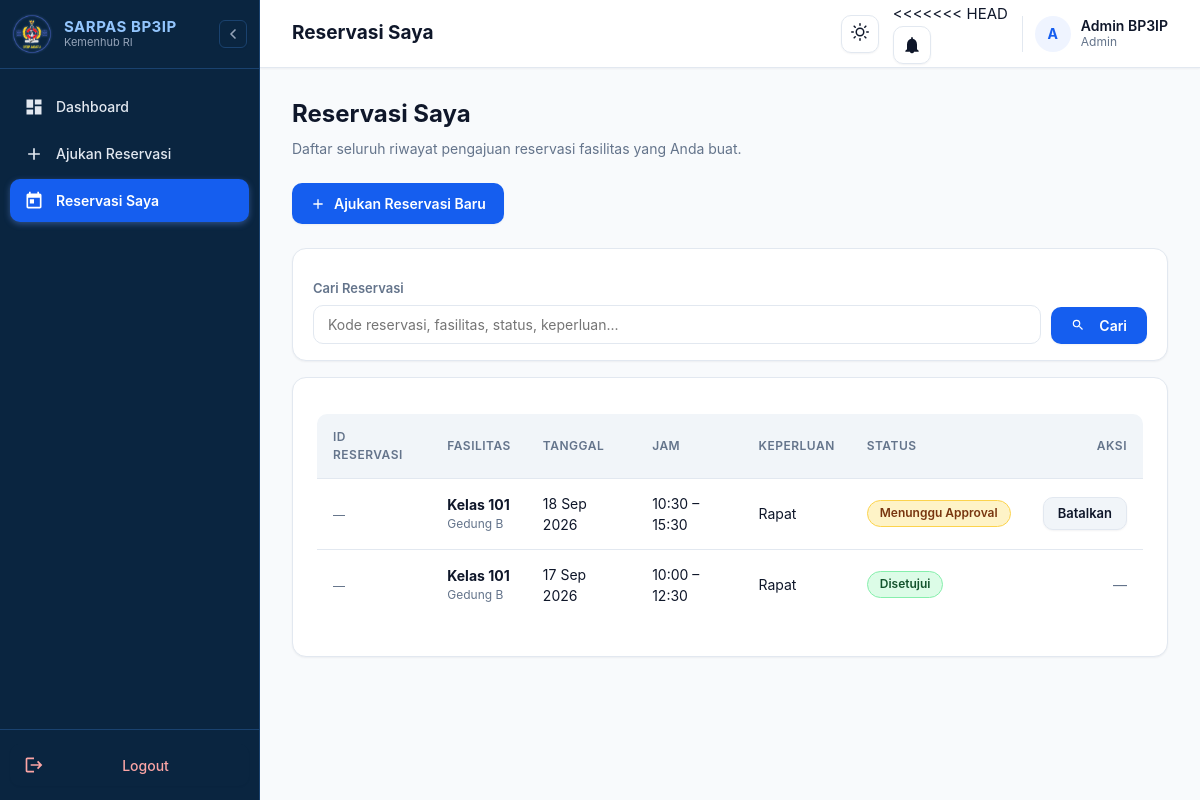
Before: /reservasi/ (signed in) with the older database file.
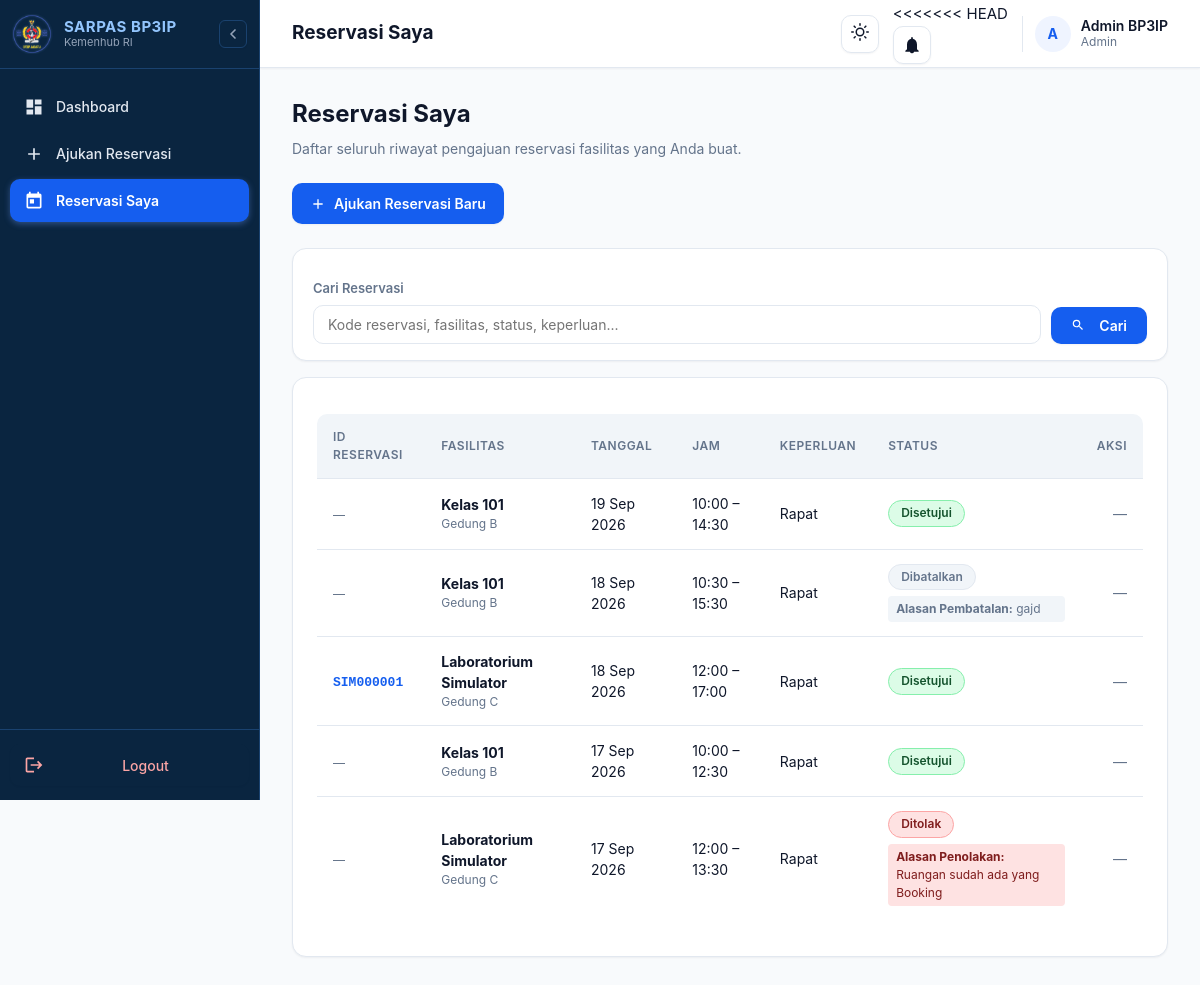
After: the same page with the newer database file.
### core/models.py (models this page shows, shortened)
class Reservasi(models.Model):
    class Status(models.TextChoices):
        DRAFT = "DRAFT", "Draft"
        PENDING = "PENDING", "Menunggu Approval"
        APPROVED = "APPROVED", "Disetujui"
        REJECTED = "REJECTED", "Ditolak"
        NEEDS_REVISION = "NEEDS_REVISION", "Perlu Diperbaiki"
        CANCELLED = "CANCELLED", "Dibatalkan"
    pemohon = models.ForeignKey(User, on_delete=models.PROTECT, related_name="reservasi")
    fasilitas = models.ForeignKey(Fasilitas, on_delete=models.PROTECT, related_name="reservasi")
    tanggal = models.DateField()
    jam_mulai = models.TimeField()
    jam_selesai = models.TimeField()
    keperluan = models.CharField(max_length=255)
    keterangan = models.TextField(blank=True)
    status = models.CharField(max_length=20, choices=Status.choices, default=Status.DRAFT)
    alasan_penolakan = models.TextField(blank=True)
    alasan_pembatalan = models.TextField(blank=True)
    kode_reservasi = models.CharField(max_length=20, unique=True, blank=True, null=True)
    created_at = models.DateTimeField(auto_now_add=True)
    updated_at = models.DateTimeField(auto_now=True)
    class Meta:
        ordering = ["-tanggal", "jam_mulai"]
        constraints = [
            models.CheckConstraint(
                condition=models.Q(jam_selesai__gt=models.F("jam_mulai")),
                name="reservasi_jam_selesai_setelah_mulai",
            ),
        ]

class Fasilitas(models.Model):
    class Kategori(models.TextChoices):
        RUANGAN = "RUANGAN", "Ruangan"
        KELAS = "KELAS", "Kelas"
        LABORATORIUM = "LABORATORIUM", "Laboratorium"
        LABORATORIUM_SIMULATOR = "LABORATORIUM_SIMULATOR", "Laboratorium Simulator"
        LAINNYA = "LAINNYA", "Lainnya"
    class Status(models.TextChoices):
        AKTIF = "AKTIF", "Aktif"
        NONAKTIF = "NONAKTIF", "Nonaktif"
    nama_fasilitas = models.CharField(max_length=150)
    kategori = models.CharField(max_length=30, choices=Kategori.choices)
    lokasi = models.CharField(max_length=150)
    kapasitas = models.PositiveIntegerField()
    deskripsi = models.TextField(blank=True)
    status = models.CharField(max_length=10, choices=Status.choices, default=Status.AKTIF)
    keterangan_tambahan = models.TextField(blank=True)
    class Meta:
        verbose_name_plural = "Fasilitas"
        ordering = ["nama_fasilitas"]

### core/views.py (the view, shortened to what this page needs)
# urls.py: path("reservasi/", views.reservasi_list, name="reservasi_list"),
@role_required(User.Role.ADMIN, User.Role.SUPER_ADMIN)
def reservasi_list(request):
    qs = Reservasi.objects.filter(pemohon=request.user).select_related("fasilitas")
    q = request.GET.get("q", "").strip()
    paginator = Paginator(qs, ITEMS_PER_PAGE)
    page_number = request.GET.get("page")
    page_obj = paginator.get_page(page_number)
    return render(request, "reservations/list_enhanced.html", {
        "reservasi_list": page_obj,
        "page_obj": page_obj,
        "cancel_form": CancelReservasiForm(),
        "q": q,
    })

### core/forms.py (shortened to what this page needs)
class CancelReservasiForm(forms.Form):
    alasan_pembatalan = forms.CharField(
        label="Alasan pembatalan",
        widget=forms.Textarea(attrs={"rows": 3, "placeholder": "Tuliskan alasan pembatalan reservasi"}),
        error_messages={"required": "Alasan pembatalan wajib diisi."},
    )

### core/context_processors.py (called while the page is built)
def notification_badge(request):
    if request.user.is_authenticated:
        return {"unread_notification_count": request.user.notifikasi.filter(status_baca=False).count()}
    return {"unread_notification_count": 0}

### templates/reservations/list_enhanced.html (shortened to what the changed rows need)
{% extends 'base.html' %}
{% block page_title %}Reservasi Saya{% endblock %}
{% block content %}
<div class="page-heading">
  <h1>Reservasi Saya</h1>
</div>
<div class="card">
  <div class="table-wrap">
    <table>
      <thead>
        <tr>
          <th>ID Reservasi</th>
          <th>Fasilitas</th>
          <th>Tanggal</th>
          <th>Jam</th>
          <th>Keperluan</th>
          <th>Status</th>
          <th style="text-align: right;">Aksi</th>
        </tr>
      </thead>
      <tbody>
        {% for item in reservasi_list %}
        <tr>
          <td>
            {% if item.kode_reservasi %}
            <span style="font-family: monospace; font-weight: 600; font-size: 13px; color: var(--primary);">{{ item.kode_reservasi }}</span>
            {% else %}
            <span style="color: var(--text-muted); font-size: 12px;">&mdash;</span>
            {% endif %}
          </td>
          <td>
            <strong>{{ item.fasilitas.nama_fasilitas }}</strong>
            <div style="font-size: 12px; color: var(--text-muted);">{{ item.fasilitas.lokasi }}</div>
          </td>
          <td>{{ item.tanggal|date:'d M Y' }}</td>
          <td>{{ item.jam_mulai|time:'H:i' }} &ndash; {{ item.jam_selesai|time:'H:i' }}</td>
          <td>{{ item.keperluan }}</td>
          <td>
            {% if item.status == 'PENDING' %}
            <span class="badge badge-pending">{{ item.get_status_display }}</span>
            {% elif item.status == 'APPROVED' %}
            <span class="badge badge-approved">{{ item.get_status_display }}</span>
            {% elif item.status == 'REJECTED' %}
            <span class="badge badge-rejected">{{ item.get_status_display }}</span>
            {% elif item.status == 'NEEDS_REVISION' %}
            <span class="badge badge-revision">{{ item.get_status_display }}</span>
            {% elif item.status == 'CANCELLED' %}
            <span class="badge badge-cancelled">{{ item.get_status_display }}</span>
            {% else %}
            <span class="badge badge-draft">{{ item.get_status_display }}</span>
            {% endif %}
            {% if item.alasan_penolakan %}
            <div style="margin-top: 6px; font-size: 12px; color: var(--danger-text); background: var(--danger-bg); padding: 4px 8px; border-radius: 4px;">
              <strong>Alasan Penolakan:</strong> {{ item.alasan_penolakan }}
            </div>
            {% endif %}
            {% if item.alasan_pembatalan %}
            <div style="margin-top: 6px; font-size: 12px; color: var(--text-muted); background: var(--surface-hover); padding: 4px 8px; border-radius: 4px;">
              <strong>Alasan Pembatalan:</strong> {{ item.alasan_pembatalan }}
            </div>
            {% endif %}
          </td>
          <td style="text-align: right; white-space: nowrap;">
            {% if item.status == 'DRAFT' or item.status == 'NEEDS_REVISION' %}
            <a class="button" style="padding: 6px 14px; font-size: 13px;" href="{% url 'reservasi_update' item.pk %}">Perbaiki</a>
            {% elif item.status == 'PENDING' %}
            <details style="display: inline-block; text-align: left;">
              <summary class="button secondary" style="padding: 6px 14px; font-size: 13px; cursor: pointer;">Batalkan</summary>
            </details>
            {% else %}
            <span style="color: var(--text-muted);">&mdash;</span>
            {% endif %}
          </td>
        </tr>
        {% endfor %}
      </tbody>
    </table>
  </div>
</div>
{% endblock %}

Changed rows visible on the page:
added Reservasi: fasilitas.nama_fasilitas "Kelas 101", fasilitas.lokasi "Gedung B", tanggal "19 Sep 2026", jam_mulai "10:00", jam_selesai "14:30", keperluan "Rapat", status "Disetujui"
changed Reservasi: alasan_pembatalan (not shown) → "gajd"; status "Menunggu Approval" → "Dibatalkan"; status "Batalkan" → "—"
added Reservasi: kode_reservasi "SIM000001", fasilitas.nama_fasilitas "Laboratorium Simulator", fasilitas.lokasi "Gedung C", tanggal "18 Sep 2026", jam_mulai "12:00", jam_selesai "17:00", keperluan "Rapat", status "Disetujui"
added Reservasi: fasilitas.nama_fasilitas "Laboratorium Simulator", fasilitas.lokasi "Gedung C", tanggal "17 Sep 2026", jam_mulai "12:00", jam_selesai "13:30", keperluan "Rapat", status "Ditolak", alasan_penolakan "Ruangan sudah ada yang Booking"
